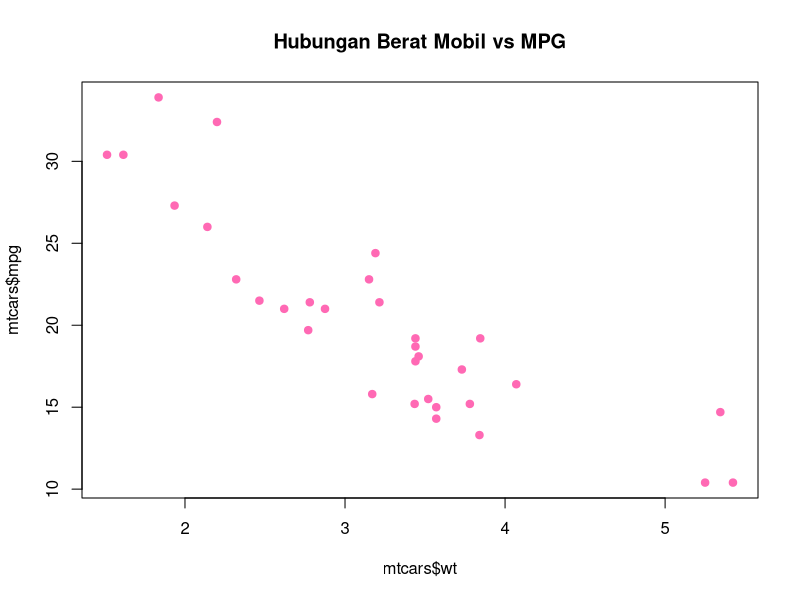
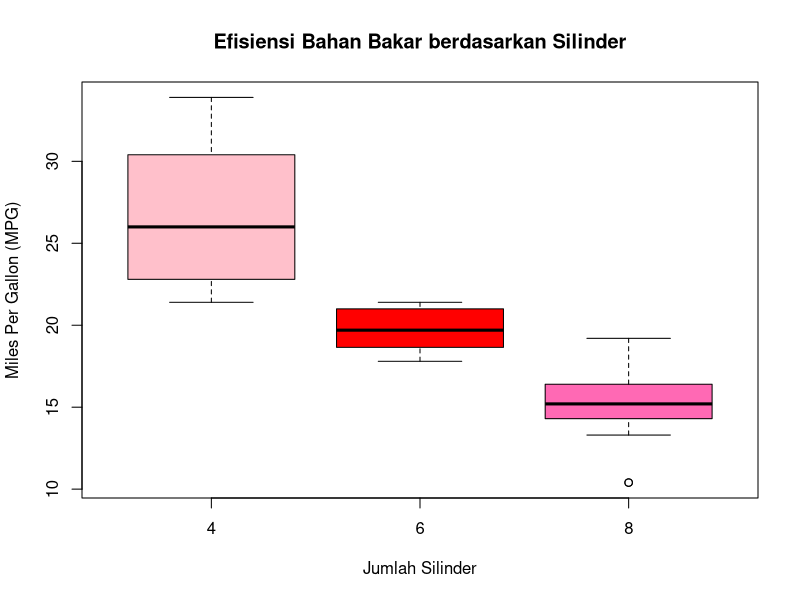
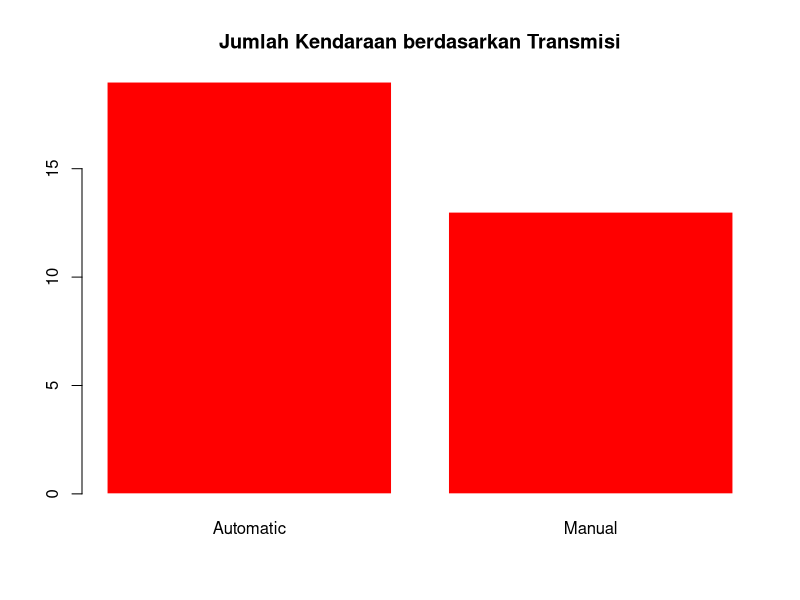

Source code (R) for these figures, in order:
# TUGAS 1: RINGKASAN INTEGRASI RSTUDIO DAN GITHUB
# Nama  : Lintang Djenar Mahesa Ayu
# NIM   : 1314624005

# Memuat dataset
data(mtcars)

# Menampilkan 6 data pertama (Head)
head(mtcars)

# Statistik Deskriptif
summary(mtcars)

# Menghitung Statistik untuk Variabel MPG
mean_mpg <- mean(mtcars$mpg)   # Rata-rata
sd_mpg   <- sd(mtcars$mpg)     # Standar Deviasi
max_mpg  <- max(mtcars$mpg)     # Nilai Maksimum
min_mpg  <- min(mtcars$mpg)     # Nilai Minimum

print(paste("Rata-rata MPG:", round(mean_mpg, 2)))
print(paste("Standar Deviasi MPG:", round(sd_mpg, 2)))
print(paste("Nilai Maksimum MPG:", max_mpg))
print(paste("Nilai Minimum MPG:", min_mpg))

# SCATTER PLOT (Visualisasi Hubungan)
  plot(mtcars$wt, mtcars$mpg, 
       main = "Hubungan Berat Mobil vs MPG",
       pch = 19, 
       col = "hotpink")

# BOXPLOT (Deteksi Outlier & Distribusi)
# distribusi MPG berdasarkan jumlah silinder (cyl)
  boxplot(mpg ~ cyl, data = mtcars,
          main = "Efisiensi Bahan Bakar berdasarkan Silinder",
          xlab = "Jumlah Silinder",
          ylab = "Miles Per Gallon (MPG)",
          col = c("pink", "red", "hotpink"), 
          border = "black")
  
# BARPLOT (Perbandingan Jumlah)
# Menghitung frekuensi jenis transmisi (0 = automatic, 1 = manual)
  transmisi <- table(mtcars$am)
  barplot(transmisi, 
          main = "Jumlah Kendaraan berdasarkan Transmisi",
          names.arg = c("Automatic", "Manual"),
          col = "red",
          border = "white")
